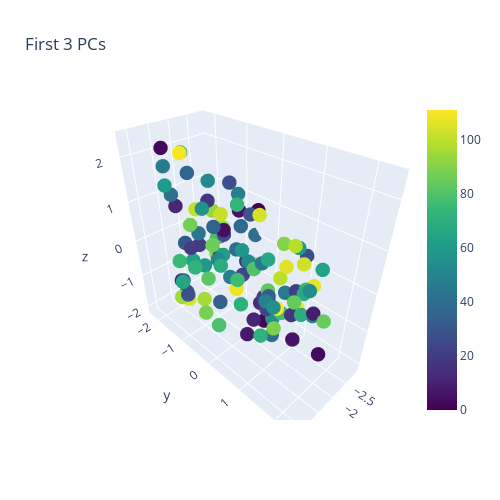
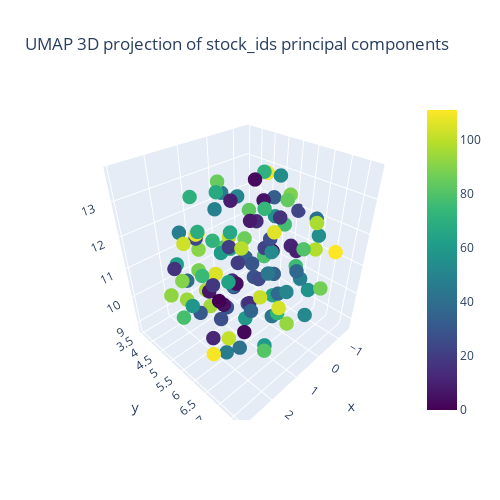
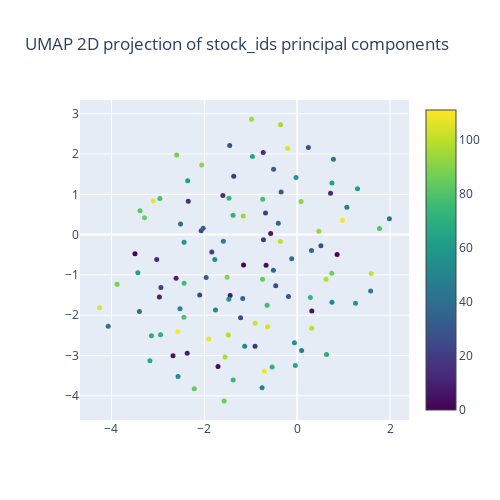

The cell these charts' notebook holds for them, in order:
### Code cell
sqrt_trade_volume_buks   = train_buckets['sqrt_trade_volume_buks']
trade_volume_buks    = train_buckets['trade_volume_buks']
wap1_log_price_ret_vol_buks   = train_buckets['wap1_log_price_ret_vol_buks']
wap1_log_price_ret_buks   = train_buckets['wap1_log_price_ret_buks']
log_spread_wavg  = train_buckets['log_spread_wavg']
liquidity1_wavg  = train_buckets['liquidity1_wavg']
liquidity2_wavg   = train_buckets['liquidity2_wavg']

# average out along the buckets axis
wap1_log_price_ret = np.mean(wap1_log_price_ret_buks,2)

wap1_log_price_ret_vol = np.mean(wap1_log_price_ret_vol_buks**2, 2)**.5
# how much trade volume is there per unit of liquidity1
log_trade_volume_per_liquidity1 = np.log(np.mean( sqrt_trade_volume_buks, 2)/np.mean( liquidity1_wavg, 2))
# quadratic root helps to shrink the large values and reduce right skewness
log_quart_trade_volume = np.log(np.mean(sqrt_trade_volume_buks**.5,2))
log_spread = (np.mean(log_spread_wavg,2))
# log helps to reduce right skewness 
log_wap1_log_price_ret_vol = np.log(wap1_log_price_ret_vol_buks)
trade_volume = (np.mean(trade_volume_buks,2) )


wap1_log_price_ret_cluster1 = perform_clustering(wap1_log_price_ret, num_clusters=2)
wap1_log_price_ret_cluster2 = perform_clustering(wap1_log_price_ret, num_clusters=3)
wap1_log_price_ret_cluster3 = perform_clustering(wap1_log_price_ret, num_clusters=4)
wap1_log_price_ret_cluster4 = perform_clustering(wap1_log_price_ret, num_clusters=5)
wap1_log_price_ret_cluster5 = perform_clustering(wap1_log_price_ret, num_clusters=6) 

# select the percentile in order to set the threshold for correlation coefficient
# use percentile when its difficult to set the threshold at a particular value
wap1_log_price_ret_high_corr_stocks = find_high_correlation_stocks(wap1_log_price_ret, .9) 

log_wap1_log_price_ret_vol_clusters1 = perform_clustering(log_wap1_log_price_ret_vol, num_clusters=2)
log_wap1_log_price_ret_vol_clusters2 = perform_clustering(log_wap1_log_price_ret_vol, num_clusters=3)
log_wap1_log_price_ret_vol_clusters3 = perform_clustering(log_wap1_log_price_ret_vol, num_clusters=4)
log_wap1_log_price_ret_vol_clusters4 = perform_clustering(log_wap1_log_price_ret_vol, num_clusters=5) 

log_wap1_log_price_ret_vol_high_corr_stocks = find_high_correlation_stocks(log_wap1_log_price_ret_vol, .9) 


log_quart_trade_volume_clusters1 = perform_clustering(log_quart_trade_volume, num_clusters=2)
log_quart_trade_volume_clusters2 = perform_clustering(log_quart_trade_volume, num_clusters=3)
log_quart_trade_volume_clusters3 = perform_clustering(log_quart_trade_volume, num_clusters=4)
log_quart_trade_volume_clusters4 = perform_clustering(log_quart_trade_volume, num_clusters=5)

del sqrt_trade_volume_buks, trade_volume_buks, wap1_log_price_ret_vol_buks, wap1_log_price_ret_buks, log_spread_wavg, liquidity1_wavg  
del wap1_log_price_ret, wap1_log_price_ret_vol, log_trade_volume_per_liquidity1, log_quart_trade_volume, log_wap1_log_price_ret_vol, trade_volume
